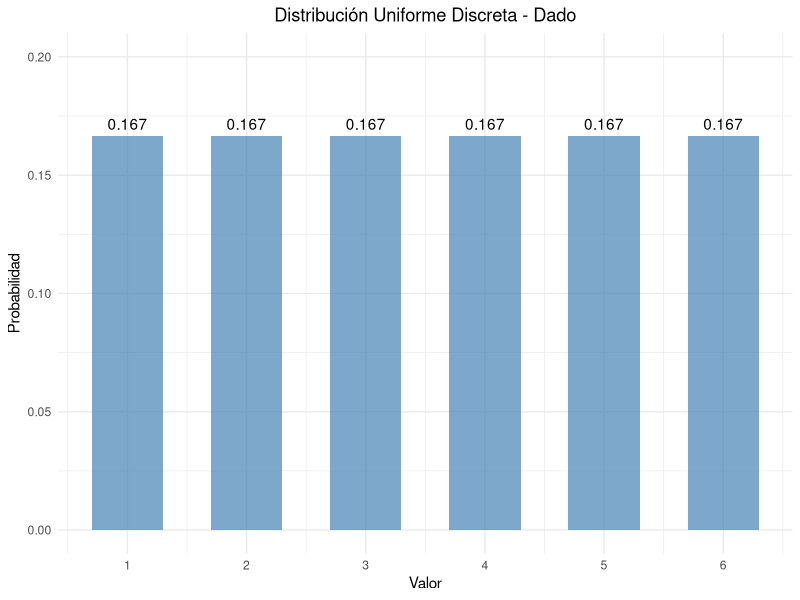
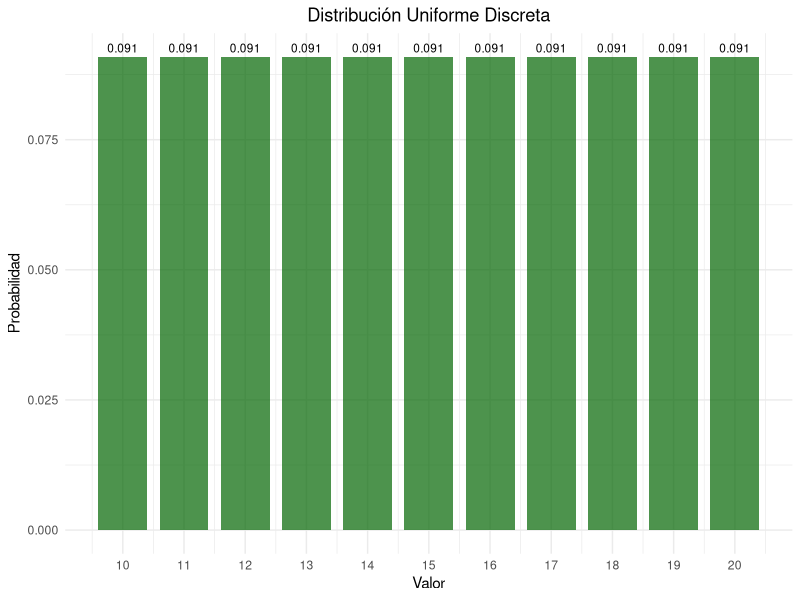
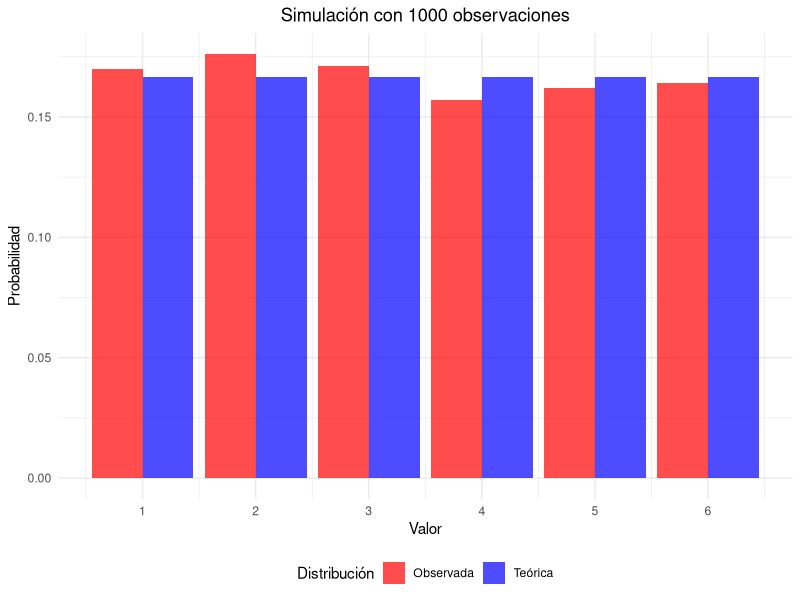
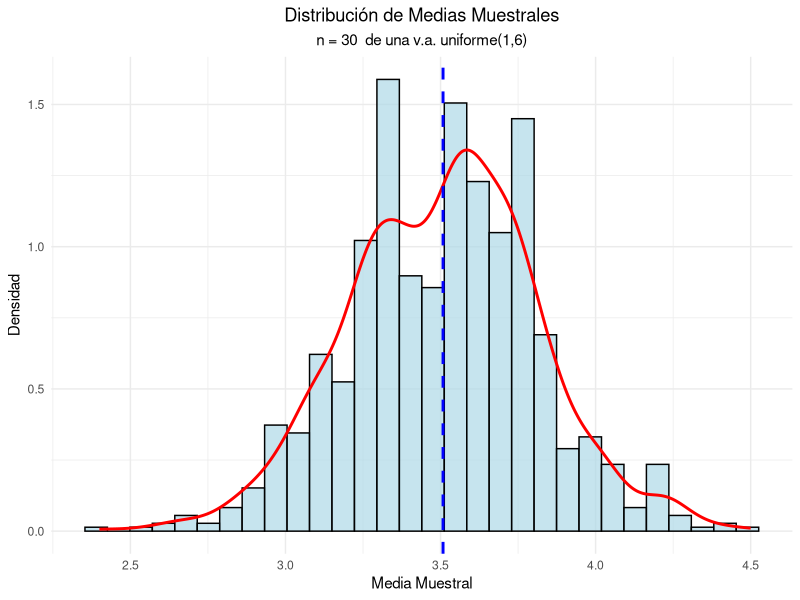
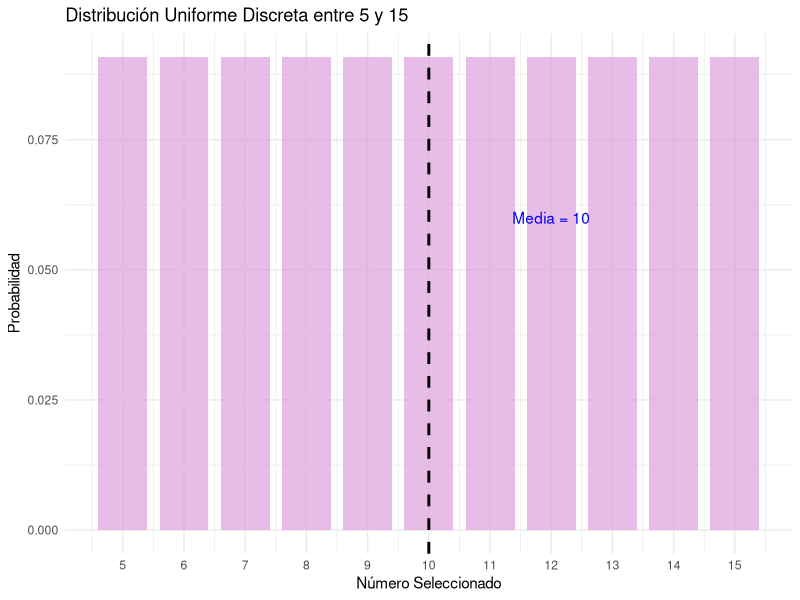
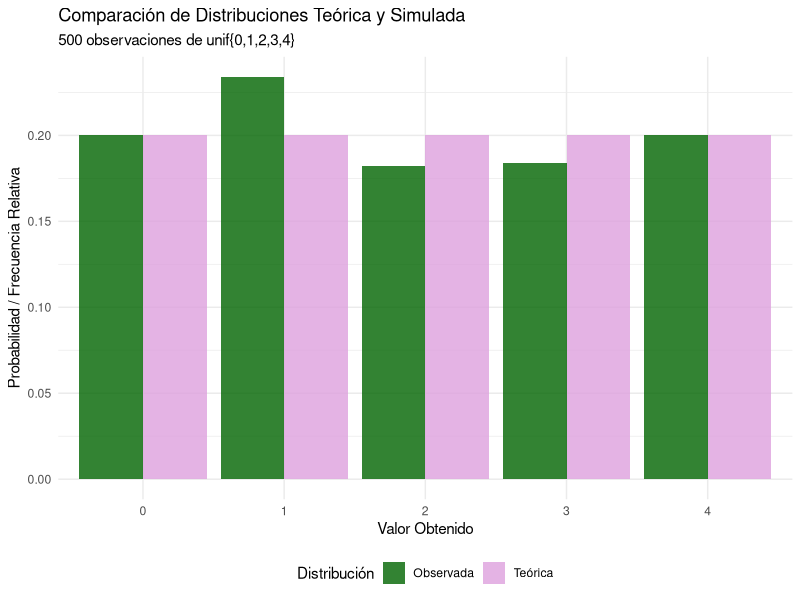

These figures' R source, in order:
## ---- chunk 1
#| label: setup
#| include: false
library(tidyverse)
library(kableExtra)
library(gridExtra)
## ---- chunk 2
#| code-fold: true
#| label: dado-ejemplo

# Parámetros del dado
x_1 <- 1
x_6 <- 6
valores <- x_1:x_6
probabilidades <- rep(1/length(valores), length(valores))

# Crear data frame
dado_data <- data.frame(
  Valor = valores,
  Probabilidad = probabilidades
)

# Mostrar tabla
kable(dado_data, 
      caption = "Distribución de probabilidad de un dado",
      align = "cc") %>%
  kable_styling(bootstrap_options = "striped")
## ---- chunk 3
#| code-fold: true
#| label: parametros-dado
# Media
media <- sum(dado_data$Valor)/length(dado_data$Valor)
cat("Media:", media, "\n")

# Varianza
varianza <- sum((dado_data$Valor- media)^2)/length(dado_data$Valor)
cat("Varianza:", varianza, "\n")

# Desviación estándar
desv_std <- sqrt(varianza)
cat("Desviación estándar:", round(desv_std, 4), "\n")
## ---- chunk 4
#| code-fold: true
#| label: grafico-dado
#| fig-cap: "Función de probabilidad de un dado"

ggplot(dado_data, aes(x = Valor, y = Probabilidad)) +
  geom_col(fill = "steelblue", alpha = 0.7, width = 0.6) +
  geom_text(aes(label = round(Probabilidad, 3)), vjust = -0.5) +
  scale_x_continuous(breaks = valores) +
  scale_y_continuous(limits = c(0, 0.20)) +
  labs(title = "Distribución Uniforme Discreta - Dado",
       x = "Valor",
       y = "Probabilidad") +
  theme_minimal() +
  theme(plot.title = element_text(hjust = 0.5),
        plot.subtitle = element_text(hjust = 0.5))
## ---- chunk 5
#| code-fold: true
#| label: ejemplo-numeros

x2_1 <- 10
x2_n <- 20
valores2 <- x2_1:x2_n
probabilidades2 <- rep(1/(length(valores2)), length(valores2))

# Data_frame
data2 <- data.frame(
  Valor = valores2,
  Probabilidad = probabilidades2
)

# Parámetros estadísticos
media2 <- mean(data2$Valor)
varianza2 <- sum((data2$Valor - media2)^2)/length(data2$Valor)
desv_std2 <- sqrt(varianza2)

cat("Media:", media2, "\n")
cat("Varianza:", round(varianza2, 4), "\n")
cat("Desviación estándar:", round(desv_std2, 4), "\n")
## ---- chunk 6
#| label: grafico-numeros
#| fig-cap: "Distribución uniforme discreta entre 10 y 20"


ggplot(data2, aes(x = Valor, y = Probabilidad)) +
  geom_col(fill = "darkgreen", alpha = 0.7, width = 0.8) +
  geom_text(aes(label = round(Probabilidad, 3)), 
            vjust = -0.5, size = 3) +
  scale_x_continuous(breaks = seq(10, 20, 1)) +
  labs(title = "Distribución Uniforme Discreta",
       x = "Valor",
       y = "Probabilidad") +
  theme_minimal() +
  theme(plot.title = element_text(hjust = 0.5),
        plot.subtitle = element_text(hjust = 0.5))
## ---- chunk 7
#| code-fold: true
#| label: simulacion

# Generar 1000 números aleatorios
set.seed(123)
n_sim <- 1000
muestra <- sample(1:6, n_sim, replace = TRUE)

# Frecuencias observadas
freq_obs <- table(muestra)
freq_rel <- prop.table(freq_obs)

# Comparar con probabilidades teóricas
comparacion <- data.frame(
  Valor = 1:6,
  Prob_Teorica = rep(1/6, 6),
  Freq_Observada = as.numeric(freq_rel)
)

kable(comparacion, 
      caption = "Comparación entre probabilidades teóricas y observadas",
      col.names = c("Valor", "Prob. Teórica", "Freq. Observada"),
      digits = 4) |> 
  kable_styling(bootstrap_options = "striped")
## ---- chunk 8
#| code-fold: true
#| label: grafico-simulacion
#| fig-width: 8
#| fig-height: 6
#| fig-align: "center"
#| fig-cap: "Comparación entre distribución teórica y simulada"


# Preparar datos para el gráfico
comp_long <- comparacion |> 
  pivot_longer(cols = c(Prob_Teorica, Freq_Observada),
               names_to = "Tipo",
               values_to = "Probabilidad") |> 
  mutate(Tipo = case_when(
    Tipo == "Prob_Teorica" ~ "Teórica",
    Tipo == "Freq_Observada" ~ "Observada"
  ))

ggplot(comp_long, aes(x = Valor, y = Probabilidad, fill = Tipo)) +
  geom_col(position = "dodge", alpha = 0.7) +
  scale_x_continuous(breaks = 1:6) +
  scale_fill_manual(values = c("Teórica" = "blue", "Observada" = "red")) +
  labs(title = paste("Simulación con", n_sim, "observaciones"),
       x = "Valor",
       y = "Probabilidad",
       fill = "Distribución") +
  theme_minimal() +
  theme(plot.title = element_text(hjust = 0.5),
        legend.position = "bottom")
## ---- chunk 9
#| code-fold: true
#| label: limite-central
#| fig-width: 8
#| fig-height: 6
#| fig-align: "center"
#| fig-cap: "Verificación del Teorema del Límite Central"
# Simular medias muestrales
set.seed(456)
k_muestra <- 1000
n_muestra <- 30

medias_muestrales <- replicate(k_muestra, {
  muestra <- sample(1:6, n_muestra, replace = TRUE)
  mean(muestra)
})

# Crear histograma
hist_data <- data.frame(Medias = medias_muestrales)

ggplot(hist_data) +
  geom_histogram(aes(x=Medias, after_stat(density)), bins = 30, 
                 fill = "lightblue", alpha = 0.7, color = "black") +
  geom_density(aes(x = Medias), color = "red", linewidth = 1) +
  geom_vline(xintercept = mean(medias_muestrales), 
             color = "blue", linetype = "dashed", linewidth = 1) +
  labs(title = "Distribución de Medias Muestrales",
       subtitle = paste("n =", n_muestra, " de una v.a. uniforme(1,6)"),
       x = "Media Muestral",
       y = "Densidad") +
  theme_minimal() +
  theme(plot.title = element_text(hjust = 0.5),
        plot.subtitle = element_text(hjust = 0.5))

# Estadísticas
cat("Media teórica:", (1+6)/2, "\n")
cat("Media observada:", round(mean(medias_muestrales), 4), "\n")
cat("Varianza teórica de la media:", round(((6-1+1)^2-1)/12/n_muestra, 4), "\n")
cat("Varianza observada de la media:", round(var(medias_muestrales), 4), "\n")
## ---- chunk 10
#| label: solucion-urna
#| code-fold: true

# Definición del espacio muestral
valores_urna <- 1:8
n <- length(valores_urna)
prob_individual <- 1 / n

# Identificar resultados favorables (números pares)
favorables <- c(2, 4, 6, 8)
num_favorables <- length(favorables)

# Calcular la probabilidad
prob_par <- num_favorables * prob_individual

# Mostrar resultados
cat("Resultados del Ejercicio de la Urna:\n")
cat("=====================================\n")
cat("El espacio muestral es:", valores_urna, "\n")
cat("Los resultados favorables (pares) son:", favorables, "\n")
cat("La probabilidad de obtener un número par es:", prob_par, "\n")

# Crear tabla de probabilidades
urna_data <- data.frame(
  Valor = valores_urna,
  Probabilidad = rep(prob_individual, n),
  Es_Par = ifelse(valores_urna %% 2 == 0, "Sí", "No")
)

# Mostrar tabla con kable
tabla_urna <- kable(urna_data,
      caption = "Distribución de Probabilidad de la Urna",
      align = "ccc")
tabla_formateada <- kable_styling(tabla_urna, bootstrap_options = "striped")
print(tabla_formateada)
## ---- chunk 11
#| label: solucion-enteros
#| code-fold: true

# Definir el conjunto de valores
valores_juego <- 5:15
n_juego <- length(valores_juego)

# a) Calcular la media
media_juego <- mean(valores_juego)

# b) Calcular la varianza
# Varianza = sum((x_i - media)^2) / n
varianza_juego <- sum((valores_juego - media_juego)^2) / n_juego

cat("Resultados del Ejercicio de Selección de Enteros:\n")
cat("================================================\n")
cat("La media de la distribución es:", media_juego, "\n")
cat("La varianza de la distribución es:", round(varianza_juego, 4), "\n")

# Visualización de la distribución
juego_data <- data.frame(
  Valor = valores_juego,
  Probabilidad = rep(1 / n_juego, n_juego)
)

ggplot(juego_data, aes(x = Valor, y = Probabilidad)) +
  geom_col(fill = "plum", alpha = 0.7, width = 0.8) +
  geom_vline(xintercept = media_juego, color = "black", linetype = "dashed", linewidth = 1) +
  labs(
    title = "Distribución Uniforme Discreta entre 5 y 15",
    x = "Número Seleccionado",
    y = "Probabilidad"
  ) +
  scale_x_continuous(breaks = valores_juego) +
  annotate("text", x = media_juego + 2, y = 0.06, 
           label = paste("Media =", media_juego), color = "blue") +
  theme_minimal()
## ---- chunk 12
#| label: solucion-simulacion-500
#| code-fold: true

# Parámetros de la simulación
valores_sim <- 0:4
n_sim <- 500
prob_teorica <- 1 / length(valores_sim)

# Generar 500 números aleatorios
set.seed(42) # Para reproducibilidad
muestra_sim <- sample(valores_sim, n_sim, replace = TRUE)

# Calcular frecuencias relativas observadas
freq_rel_obs <- prop.table(table(factor(muestra_sim, levels = valores_sim)))

# Crear tabla de comparación
tabla_comparacion_sim <- data.frame(
  Valor = valores_sim,
  Prob_Teorica = rep(prob_teorica, length(valores_sim)),
  Freq_Observada = as.numeric(freq_rel_obs)
)

# Mostrar tabla con kable
cat("Tabla Comparativa: Frecuencias Teóricas vs. Observadas\n")
tabla_kable_sim <- kable(tabla_comparacion_sim,
      caption = paste("Simulación de", n_sim, "observaciones"),
      digits = 4)
tabla_formateada_sim <- kable_styling(tabla_kable_sim, bootstrap_options = "striped")
print(tabla_formateada_sim)

# Visualización comparativa
# 1. Preparar datos para el gráfico
datos_grafico_long <- reshape(
  tabla_comparacion_sim,
  varying = c("Prob_Teorica", "Freq_Observada"),
  v.names = "Probabilidad",
  timevar = "Tipo",
  times = c("Teórica", "Observada"),
  direction = "long"
)
# Arreglar nombres y factores
rownames(datos_grafico_long) <- NULL
datos_grafico_long$Tipo <- factor(datos_grafico_long$Tipo)

# 2. Generar el gráfico
ggplot(datos_grafico_long, aes(x = factor(Valor), y = Probabilidad, fill = Tipo)) +
  geom_col(position = "dodge", alpha = 0.8) +
  scale_fill_manual(values = c("Teórica" = "plum", "Observada" = "darkgreen")) +
  labs(
    title = "Comparación de Distribuciones Teórica y Simulada",
    subtitle = paste(n_sim, "observaciones de unif{0,1,2,3,4}"),
    x = "Valor Obtenido",
    y = "Probabilidad / Frecuencia Relativa",
    fill = "Distribución"
  ) +
  theme_minimal() +
  theme(legend.position = "bottom")
